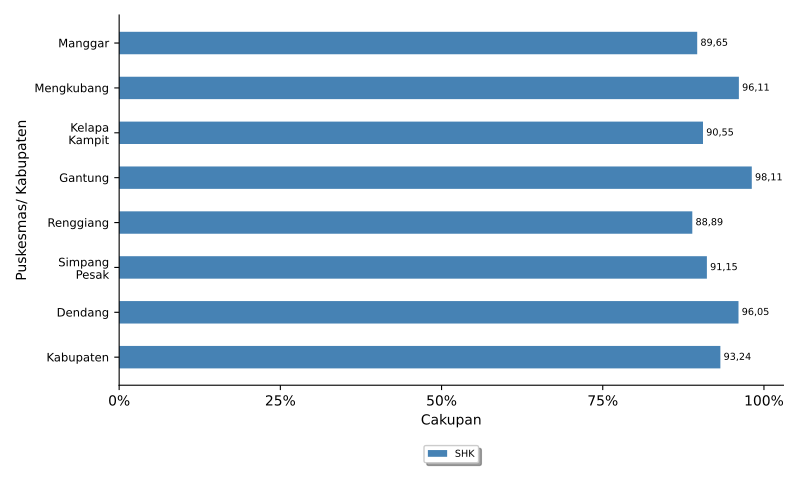

This figure's Python source:
import numpy as np
import matplotlib.pyplot as plt
import pandas
from textwrap import wrap
from matplotlib.ticker import FuncFormatter
import locale
locale.setlocale(locale.LC_ALL, 'id_ID.UTF8')
plt.rcParams['pdf.fonttype'] = 42
# plt.rcParams['figure.figsize'] = 8, 5

import sys, os, inspect
currentdir = os.path.dirname(os.path.abspath(inspect.getfile(inspect.currentframe())))
parentdir = os.path.dirname(currentdir)
sys.path.insert(0, parentdir)

berkasData = currentdir +'\\bab_05_14c_dataSHK.csv'
berkasSimpan = currentdir +'\\bab_05_14c_SHK.pdf'
# judulDiagram = 'Cakupan SHK\nTahun 2021'
sumbuX = 'Cakupan'
sumbuY = 'Puskesmas/ Kabupaten'
tickerSumbuX = np.arange(0,110,25)

# read data file
colnames = ['kecamatan','SHK']
data = pandas.read_csv(berkasData, names=colnames, sep=';')
kecamatan = data.kecamatan.tolist()
bar1 = data.SHK.tolist()
# print(kecamatan)
# print(bar1)

ind = np.arange(len(kecamatan))  # the x locations for the groups
width = 0.5       # the width of the bars

# make bars
fig, ax = plt.subplots()
rects1 = ax.barh(ind, bar1, width, color='steelblue', label = 'SHK')

# add some text for labels, title and axes ticks
# ax.set_title(judulDiagram)
ax.set_xticks(tickerSumbuX)
ax.set_xlabel(sumbuX)
ax.xaxis.set_major_formatter(FuncFormatter(lambda x, pos: '{:n}%'.format(x)))

ax.set_yticks(ind)
ax.set_yticklabels(list([ '\n'.join(wrap(l, 10)) for l in kecamatan ]), fontsize='small')

ax.set_ylabel(sumbuY)
ax.invert_yaxis()

ax.spines['top'].set_visible(False)
ax.spines['right'].set_visible(False)

# box = ax.get_position()
# ax.set_position([box.x0, box.y0 + box.height * 0.1, box.width, box.height * 0.9])
ax.legend(fontsize='x-small', loc='upper center', bbox_to_anchor=(0.5, -0.15), fancybox=True, shadow=True, ncol=2)

# make labels for bars

for i, v in enumerate(bar1):
    ax.text(v+0.5, i, '{:n}'.format(v), ha='left', va='center', fontsize='x-small')

# finishing
pyrfig = plt.figure(1)
pyrfig.set_figwidth(8)
pyrfig.set_figheight(5)
# tight_layout to make consistent size
# adjust subplot to make room for legend
fig.subplots_adjust(bottom=-0.15)
plt.tight_layout()
plt.savefig(berkasSimpan)
plt.close(pyrfig)
# plt.show()
